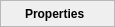
<?xml version="1.0" encoding="UTF-8"?>
<ui version="4.0">
 <class>pqExpanderButton</class>
 <widget class="QFrame" name="pqExpanderButton">
  <property name="geometry">
   <rect>
    <x>0</x>
    <y>0</y>
    <width>115</width>
    <height>27</height>
   </rect>
  </property>
  <property name="sizePolicy">
   <sizepolicy hsizetype="Minimum" vsizetype="Minimum">
    <horstretch>0</horstretch>
    <verstretch>0</verstretch>
   </sizepolicy>
  </property>
  <property name="frameShape">
   <enum>QFrame::StyledPanel</enum>
  </property>
  <property name="frameShadow">
   <enum>QFrame::Raised</enum>
  </property>
  <property name="lineWidth">
   <number>1</number>
  </property>
  <layout class="QHBoxLayout" name="horizontalLayout" stretch="0,1">
   <property name="topMargin">
    <number>4</number>
   </property>
   <property name="bottomMargin">
    <number>4</number>
   </property>
   <item>
    <widget class="QLabel" name="icon">
     <property name="sizePolicy">
      <sizepolicy hsizetype="Minimum" vsizetype="Minimum">
       <horstretch>0</horstretch>
       <verstretch>0</verstretch>
      </sizepolicy>
     </property>
     <property name="text">
      <string/>
     </property>
     <property name="pixmap">
      <pixmap resource="../QtWidgets.qrc">:/QtWidgets/Icons/pqPlus.svg</pixmap>
     </property>
    </widget>
   </item>
   <item>
    <widget class="QLabel" name="label">
     <property name="sizePolicy">
      <sizepolicy hsizetype="Ignored" vsizetype="Preferred">
       <horstretch>0</horstretch>
       <verstretch>0</verstretch>
      </sizepolicy>
     </property>
     <property name="font">
      <font>
       <weight>75</weight>
       <bold>true</bold>
      </font>
     </property>
     <property name="text">
      <string>Properties</string>
     </property>
    </widget>
   </item>
  </layout>
 </widget>
 <resources>
  <include location="../QtWidgets.qrc"/>
 </resources>
 <connections/>
</ui>
